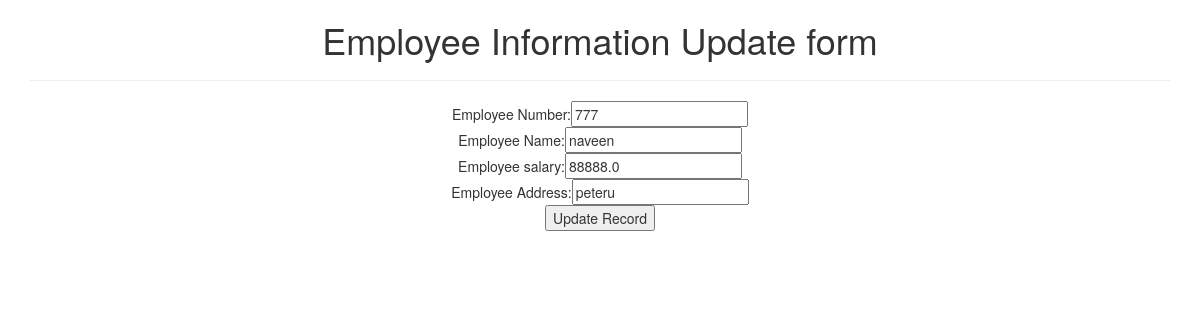
Page /update/5 on the committed database.
### testapp/models.py (models this page shows)
class Employee(models.Model):
    eno=models.IntegerField()
    ename=models.CharField(max_length=64)
    esal=models.FloatField()
    eaddr=models.CharField(max_length=250)

### testapp/views.py (the view)
# urls.py: path('update/<id>',views.update_view),
def update_view(request,id):
    employee=Employee.objects.get(id=id)
    if request.method=='POST':
       form=EmployeeForm(request.POST,instance=employee)
       if form.is_valid():
          form.save()
          return redirect('/')
    return render(request,"testapp/update.html",{"employee":employee})

### testapp/templates/testapp/update.html (shortened to what this page needs)
<!DOCTYPE html>
 {%extends "testapp/base.html"%}
   {%block body_block%}
    <h1>Employee Information Update form</h1><hr>
    <form method="post">
      Employee Number:<input type="text" name="eno" value="{{employee.eno}}"><br>
      Employee Name:<input type="text" name="ename" value="{{employee.ename}}"><br>
      Employee salary:<input type="text" name="esal" value="{{employee.esal}}"><br>
      Employee Address:<input type="text" name="eaddr" value="{{employee.eaddr}}"><br>
      <input type="submit" name="" value="Update Record">
     </form>
   {%endblock%}

### rows in the picture
Employee: eno "777", ename "naveen", esal "88888.0", eaddr "peteru"
